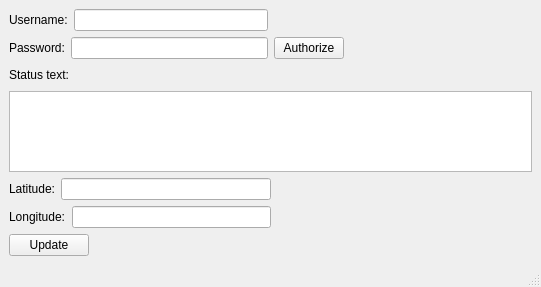
<?xml version="1.0" encoding="UTF-8"?>
<ui version="4.0">
 <class>MainWindow</class>
 <widget class="QMainWindow" name="MainWindow">
  <property name="geometry">
   <rect>
    <x>0</x>
    <y>0</y>
    <width>541</width>
    <height>287</height>
   </rect>
  </property>
  <property name="windowTitle">
   <string>MainWindow</string>
  </property>
  <widget class="QWidget" name="centralwidget">
   <layout class="QVBoxLayout" name="verticalLayout_2">
    <item>
     <layout class="QGridLayout" name="gridLayout">
      <item row="0" column="0">
       <layout class="QHBoxLayout" name="horizontalLayout">
        <item>
         <widget class="QLabel" name="label">
          <property name="text">
           <string>Username:</string>
          </property>
         </widget>
        </item>
        <item>
         <widget class="QLineEdit" name="userNameLineEdit"/>
        </item>
       </layout>
      </item>
      <item row="0" column="1">
       <spacer name="horizontalSpacer">
        <property name="orientation">
         <enum>Qt::Horizontal</enum>
        </property>
        <property name="sizeHint" stdset="0">
         <size>
          <width>40</width>
          <height>20</height>
         </size>
        </property>
       </spacer>
      </item>
      <item row="1" column="0">
       <layout class="QHBoxLayout" name="horizontalLayout_2">
        <item>
         <widget class="QLabel" name="label_2">
          <property name="text">
           <string>Password:</string>
          </property>
         </widget>
        </item>
        <item>
         <widget class="QLineEdit" name="passwordLineEdit">
          <property name="echoMode">
           <enum>QLineEdit::Password</enum>
          </property>
         </widget>
        </item>
       </layout>
      </item>
      <item row="1" column="1">
       <widget class="QPushButton" name="authPushButton">
        <property name="maximumSize">
         <size>
          <width>70</width>
          <height>16777215</height>
         </size>
        </property>
        <property name="text">
         <string>Authorize</string>
        </property>
       </widget>
      </item>
     </layout>
    </item>
    <item>
     <layout class="QVBoxLayout" name="verticalLayout">
      <item>
       <layout class="QHBoxLayout" name="horizontalLayout_3">
        <item>
         <widget class="QLabel" name="label_5">
          <property name="text">
           <string>Status text:</string>
          </property>
         </widget>
        </item>
        <item>
         <spacer name="horizontalSpacer_2">
          <property name="orientation">
           <enum>Qt::Horizontal</enum>
          </property>
          <property name="sizeHint" stdset="0">
           <size>
            <width>40</width>
            <height>20</height>
           </size>
          </property>
         </spacer>
        </item>
       </layout>
      </item>
      <item>
       <widget class="QPlainTextEdit" name="statusTextEdit">
        <property name="maximumSize">
         <size>
          <width>16777215</width>
          <height>128</height>
         </size>
        </property>
       </widget>
      </item>
     </layout>
    </item>
    <item>
     <layout class="QGridLayout" name="gridLayout_2">
      <item row="0" column="0">
       <layout class="QHBoxLayout" name="horizontalLayout_4">
        <item>
         <widget class="QLabel" name="label_3">
          <property name="text">
           <string>Latitude:</string>
          </property>
         </widget>
        </item>
        <item>
         <widget class="QLineEdit" name="latLineEdit"/>
        </item>
       </layout>
      </item>
      <item row="0" column="1">
       <spacer name="horizontalSpacer_4">
        <property name="orientation">
         <enum>Qt::Horizontal</enum>
        </property>
        <property name="sizeHint" stdset="0">
         <size>
          <width>40</width>
          <height>20</height>
         </size>
        </property>
       </spacer>
      </item>
      <item row="1" column="0">
       <layout class="QHBoxLayout" name="horizontalLayout_5">
        <item>
         <widget class="QLabel" name="label_4">
          <property name="text">
           <string>Longitude:</string>
          </property>
         </widget>
        </item>
        <item>
         <widget class="QLineEdit" name="longLineEdit"/>
        </item>
       </layout>
      </item>
      <item row="1" column="1">
       <spacer name="horizontalSpacer_5">
        <property name="orientation">
         <enum>Qt::Horizontal</enum>
        </property>
        <property name="sizeHint" stdset="0">
         <size>
          <width>40</width>
          <height>20</height>
         </size>
        </property>
       </spacer>
      </item>
     </layout>
    </item>
    <item>
     <layout class="QHBoxLayout" name="horizontalLayout_6">
      <item>
       <widget class="QPushButton" name="udpatePushButton">
        <property name="text">
         <string>Update</string>
        </property>
       </widget>
      </item>
      <item>
       <spacer name="horizontalSpacer_3">
        <property name="orientation">
         <enum>Qt::Horizontal</enum>
        </property>
        <property name="sizeHint" stdset="0">
         <size>
          <width>40</width>
          <height>20</height>
         </size>
        </property>
       </spacer>
      </item>
     </layout>
    </item>
   </layout>
  </widget>
  <widget class="QStatusBar" name="statusbar"/>
 </widget>
 <resources/>
 <connections/>
</ui>
